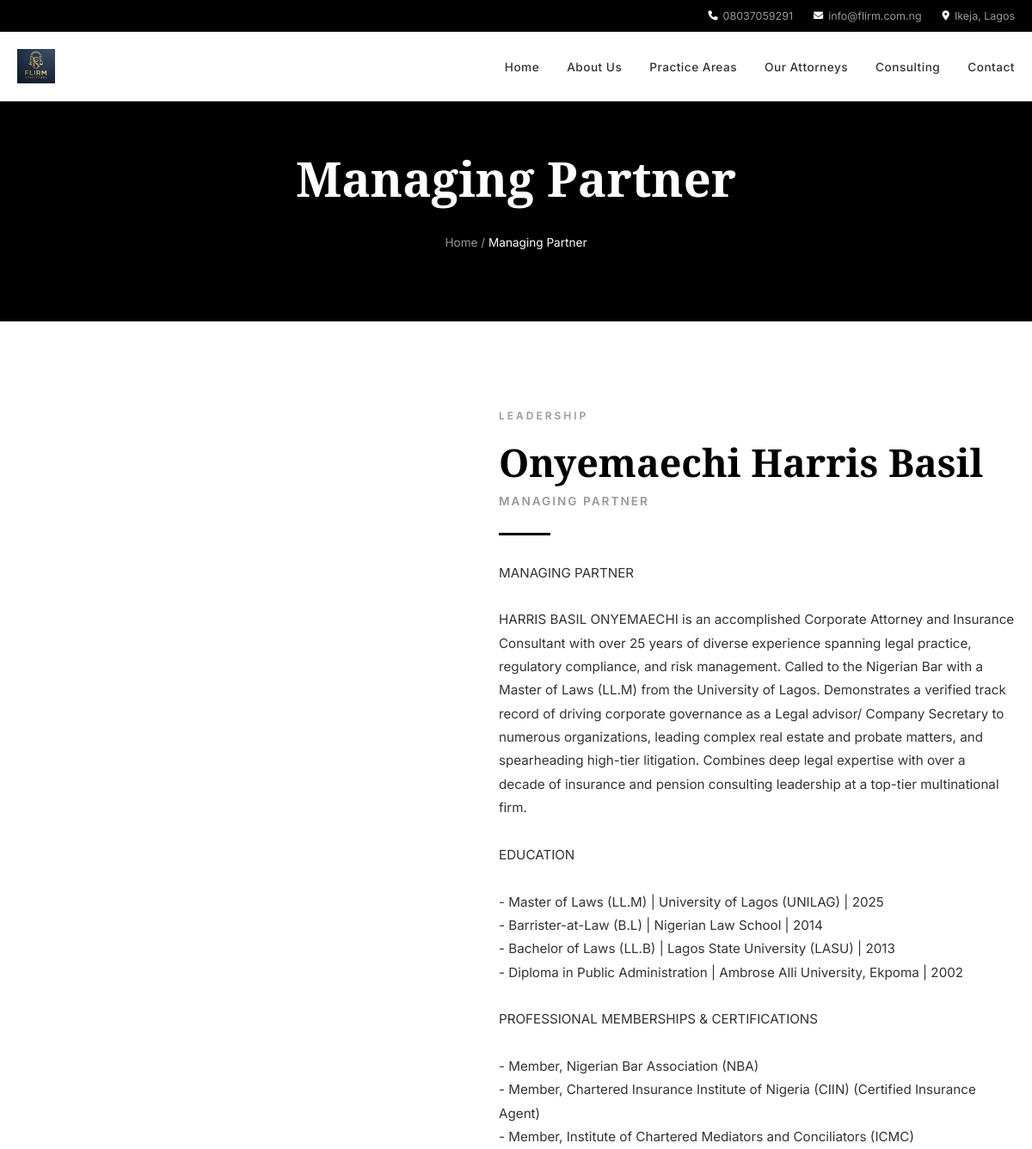
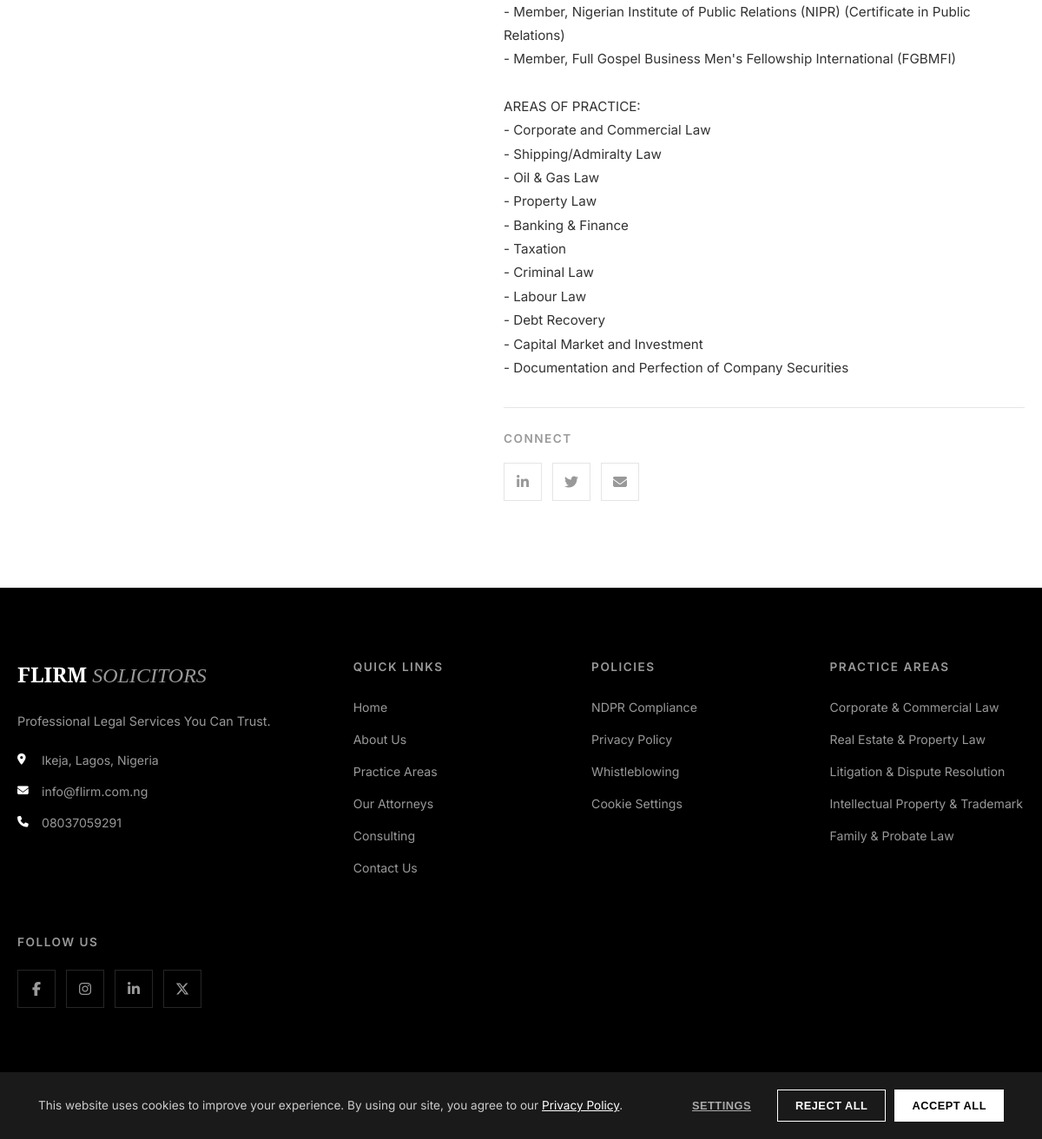
/managing-partner.php, run on the app's committed database (2 pictures, top to bottom).
### tables this page shows
CREATE TABLE site_settings (
    id INT PRIMARY KEY AUTO_INCREMENT,
    site_name VARCHAR(255) NOT NULL DEFAULT 'FLIRM SOLICITORS',
    site_tagline VARCHAR(255) DEFAULT 'Professional Legal Services Rooted in Integrity, Excellence & Results',
    site_description TEXT,
    logo_url VARCHAR(255) DEFAULT 'assets/images/logo.png',
    favicon_url VARCHAR(255) DEFAULT 'assets/images/favicon.ico',
    footer_text TEXT,
    copyright_text VARCHAR(255) DEFAULT '© 2026 FLIRM SOLICITORS. All Rights Reserved.',
    smtp_host VARCHAR(255) DEFAULT NULL,
    smtp_port VARCHAR(10) DEFAULT NULL,
    smtp_username VARCHAR(255) DEFAULT NULL,
    smtp_password VARCHAR(255) DEFAULT NULL,
    smtp_from_email VARCHAR(255) DEFAULT NULL,
    smtp_from_name VARCHAR(255) DEFAULT NULL,
    updated_at TIMESTAMP DEFAULT CURRENT_TIMESTAMP ON UPDATE CURRENT_TIMESTAMP
);

CREATE TABLE managing_partner (
    id INT PRIMARY KEY AUTO_INCREMENT,
    name VARCHAR(255) NOT NULL DEFAULT 'Onyemaechi Harris Basil',
    title VARCHAR(255) DEFAULT 'Managing Partner',
    bio TEXT NOT NULL,
    image_url VARCHAR(255),
    is_active TINYINT(1) DEFAULT 1,
    updated_at TIMESTAMP DEFAULT CURRENT_TIMESTAMP ON UPDATE CURRENT_TIMESTAMP
);

CREATE TABLE footer_content (
    id INT PRIMARY KEY AUTO_INCREMENT,
    about_text TEXT,
    address VARCHAR(255) DEFAULT 'Ikeja, Lagos, Nigeria',
    email VARCHAR(100) DEFAULT 'info@flirm.com.ng',
    phone VARCHAR(50) DEFAULT '08037059291',
    copyright_text VARCHAR(255) DEFAULT '© 2026 FLIRM SOLICITORS. All Rights Reserved.',
    updated_at TIMESTAMP DEFAULT CURRENT_TIMESTAMP ON UPDATE CURRENT_TIMESTAMP
);

CREATE TABLE practice_areas (
    id INT PRIMARY KEY AUTO_INCREMENT,
    title VARCHAR(255) NOT NULL,
    short_description TEXT,
    services TEXT,
    icon_class VARCHAR(100) DEFAULT 'fa-gavel',
    display_order INT DEFAULT 0,
    is_active TINYINT(1) DEFAULT 1,
    created_at TIMESTAMP DEFAULT CURRENT_TIMESTAMP
);

CREATE TABLE social_media (
    id INT PRIMARY KEY AUTO_INCREMENT,
    platform VARCHAR(50) NOT NULL,
    url VARCHAR(255) NOT NULL,
    icon_class VARCHAR(100),
    display_order INT DEFAULT 0,
    is_active TINYINT(1) DEFAULT 1
);

### includes/db.php (called while the page is built, shortened)
<?php
class Database {
    private static $instance = null;
    private $conn;
    private function __construct() {
        try {
            $this->conn = new mysqli(DB_HOST, DB_USER, DB_PASS, DB_NAME);
            $this->conn->set_charset('utf8mb4');
        } catch (Throwable $e) {
            http_response_code(500);
            die('Database connection failed: ' . htmlspecialchars($e->getMessage()));
        }
    }
    public static function getInstance() {
        if (self::$instance === null) {
            self::$instance = new self();
        }
        return self::$instance;
    }
    public function query($sql) {
        return $this->conn->query($sql);
    }
    public function fetchAll($sql) {
        $result = $this->query($sql);
        $data = [];
        if ($result && $result->num_rows > 0) {
            while ($row = $result->fetch_assoc()) {
                $data[] = $row;
            }
        }
        return $data;
    }
    public function fetchOne($sql) {
        $result = $this->query($sql);
        if ($result && $result->num_rows > 0) {
            return $result->fetch_assoc();
        }
        return null;
    }
}

### includes/functions.php (called while the page is built, shortened)
<?php
require_once 'db.php';
function getSetting($key) {
    $db = Database::getInstance();
    $settings = $db->fetchOne("SELECT * FROM site_settings WHERE id = 1");
    return $settings[$key] ?? '';
}
function getPartner() {
    return Database::getInstance()->fetchOne("SELECT * FROM managing_partner WHERE is_active = 1 LIMIT 1");
}
function getPracticeAreas() {
    return Database::getInstance()->fetchAll("SELECT * FROM practice_areas WHERE is_active = 1 ORDER BY display_order ASC");
}
function getSocialMedia() {
    return Database::getInstance()->fetchAll("SELECT * FROM social_media WHERE is_active = 1 ORDER BY display_order ASC");
}
function getFooterContent() {
    return Database::getInstance()->fetchOne("SELECT * FROM footer_content WHERE id = 1");
}
function imgExists($path) {
    return !empty($path) && file_exists(ROOT_PATH . $path);
}
        ?><img src="<?= SITE_URL . htmlspecialchars($path) ?>" alt="<?= htmlspecialchars($alt) ?>" style="<?= $style ?>"><?php

### managing-partner.php (the view, shortened to what this page needs)
<?php require_once 'includes/header.php'; ?>
<?php $partner = getPartner(); ?>
<section class="page-hero">
    <div class="container">
        <h1>Managing Partner</h1>
        <p class="breadcrumb"><a href="<?= SITE_URL ?>">Home</a> / <span>Managing Partner</span></p>
    </div>
</section>
<section class="section section-white">
    <div class="container">
        <div class="partner-grid">
            <div class="partner-info animate-on-scroll">
                <span class="section-tag">Leadership</span>
                <h2><?= htmlspecialchars($partner['name'] ?? 'Onyemaechi Harris Basil') ?></h2>
                <div class="partner-role"><?= htmlspecialchars($partner['title'] ?? 'Managing Partner') ?></div>
                <div class="title-line"></div>
                <div class="partner-bio"><?= nl2br(htmlspecialchars($partner['bio'] ?? '')) ?></div>
                <div style="margin-top:32px; padding-top:24px; border-top:1px solid var(--light-gray);">
                    <h4 style="font-size:0.85rem; font-weight:600; letter-spacing:1.5px; text-transform:uppercase; color:#999; margin-bottom:16px;">Connect</h4>
                    <div style="display:flex; gap:12px;">
                        <a href="#" class="social-icon" style="border-color:var(--light-gray); color:var(--medium-gray);"><i class="fab fa-linkedin-in"></i></a>
                        <a href="#" class="social-icon" style="border-color:var(--light-gray); color:var(--medium-gray);"><i class="fab fa-twitter"></i></a>
                        <a href="#" class="social-icon" style="border-color:var(--light-gray); color:var(--medium-gray);"><i class="fas fa-envelope"></i></a>
                    </div>
                </div>
            </div>
        </div>
    </div>
</section>
<?php require_once 'includes/footer.php'; ?>

### includes/header.php (shortened to what this page needs)
<?php
require_once 'includes/functions.php';
$current_page = basename($_SERVER['PHP_SELF'], '.php');
?>
<!DOCTYPE html>
<html lang="en">
<head>
    <link rel="stylesheet" href="https://cdnjs.cloudflare.com/ajax/libs/font-awesome/6.5.1/css/all.min.css">
    <link rel="stylesheet" href="<?= ASSETS_URL ?>css/style.css">
</head>
<body>
    <header class="site-header" id="siteHeader">
        <div class="header-top">
            <div class="container header-top-inner">
                <span class="header-contact"><i class="fas fa-phone"></i> 08037059291</span>
                <span class="header-contact"><i class="fas fa-envelope"></i> info@flirm.com.ng</span>
                <span class="header-contact"><i class="fas fa-map-marker-alt"></i> Ikeja, Lagos</span>
            </div>
        </div>
        <div class="header-main">
            <div class="container header-main-inner">
                <a href="<?= SITE_URL ?>" class="site-logo">
                    <?php $logo_url = getSetting('logo_url'); if (imgExists($logo_url)): ?>
                    <img src="<?= SITE_URL . htmlspecialchars($logo_url) ?>" alt="FLIRM SOLICITORS" style="height:40px;width:auto;">
                    <?php else: ?>
                    FLIRM <span>SOLICITORS</span>
                    <?php endif; ?>
                </a>
                <nav class="main-nav" id="mainNav">
                    <ul>
                        <li><a href="<?= SITE_URL ?>" class="<?= $current_page == 'index' ? 'active' : '' ?>">Home</a></li>
                        <li><a href="<?= SITE_URL ?>about.php" class="<?= $current_page == 'about' ? 'active' : '' ?>">About Us</a></li>
                        <li><a href="<?= SITE_URL ?>practice-areas.php" class="<?= $current_page == 'practice-areas' ? 'active' : '' ?>">Practice Areas</a></li>
                        <li><a href="<?= SITE_URL ?>attorneys.php" class="<?= $current_page == 'attorneys' ? 'active' : '' ?>">Our Attorneys</a></li>
                        <li><a href="<?= SITE_URL ?>consulting.php" class="<?= $current_page == 'consulting' ? 'active' : '' ?>">Consulting</a></li>
                        <li><a href="<?= SITE_URL ?>contact.php" class="<?= $current_page == 'contact' ? 'active' : '' ?>">Contact</a></li>
                    </ul>
                </nav>
            </div>
        </div>
    </header>

### includes/footer.php (shortened to what this page needs)
<?php
$footer = getFooterContent();
$socials = getSocialMedia();
?>
    <footer class="site-footer">
        <div class="container">
            <div class="footer-grid">
                <div class="footer-col footer-brand">
                    <h3>FLIRM <span>SOLICITORS</span></h3>
                    <p><?= htmlspecialchars($footer['about_text'] ?? 'Professional Legal Services You Can Trust.') ?></p>
                    <div class="footer-contact-list">
                        <div class="footer-contact-item">
                            <i class="fas fa-map-marker-alt"></i>
                            <span><?= htmlspecialchars($footer['address'] ?? '') ?></span>
                        </div>
                        <div class="footer-contact-item">
                            <i class="fas fa-envelope"></i>
                            <span><?= htmlspecialchars($footer['email'] ?? '') ?></span>
                        </div>
                        <div class="footer-contact-item">
                            <i class="fas fa-phone"></i>
                            <span><?= htmlspecialchars($footer['phone'] ?? '') ?></span>
                        </div>
                    </div>
                </div>
                <div class="footer-col">
                    <h4>Quick Links</h4>
                    <ul class="footer-links">
                        <li><a href="<?= SITE_URL ?>">Home</a></li>
                        <li><a href="<?= SITE_URL ?>about.php">About Us</a></li>
                        <li><a href="<?= SITE_URL ?>practice-areas.php">Practice Areas</a></li>
                        <li><a href="<?= SITE_URL ?>attorneys.php">Our Attorneys</a></li>
                        <li><a href="<?= SITE_URL ?>consulting.php">Consulting</a></li>
                        <li><a href="<?= SITE_URL ?>contact.php">Contact Us</a></li>
                    </ul>
                </div>
                <div class="footer-col">
                    <h4>Policies</h4>
                    <ul class="footer-links">
                        <li><a href="<?= SITE_URL ?>ndpr-compliance.php">NDPR Compliance</a></li>
                        <li><a href="<?= SITE_URL ?>privacy-policy.php">Privacy Policy</a></li>
                        <li><a href="<?= SITE_URL ?>whistleblowing.php">Whistleblowing</a></li>
                        <li><a href="#" onclick="event.preventDefault();cookieShowSettings();">Cookie Settings</a></li>
                    </ul>
                </div>
                <div class="footer-col">
                    <h4>Practice Areas</h4>
                    <ul class="footer-links">
<?php
$areas = getPracticeAreas();
foreach (array_slice($areas, 0, 5) as $area):
?>
                        <li><a href="<?= SITE_URL ?>practice-areas.php#area-<?= $area['id'] ?>"><?= htmlspecialchars($area['title']) ?></a></li>
<?php endforeach; ?>
                    </ul>
                </div>
                <div class="footer-col">
                    <h4>Follow Us</h4>
                    <div class="footer-social">
<?php foreach ($socials as $social): ?>
                        <a href="<?= htmlspecialchars($social['url']) ?>" class="social-icon" target="_blank" rel="noopener" aria-label="<?= htmlspecialchars($social['platform']) ?>">
                            <i class="fab <?= htmlspecialchars($social['icon_class']) ?>"></i>
                        </a>
<?php endforeach; ?>
                    </div>
                </div>
            </div>
        </div>
        <div class="footer-bottom">
            <div class="container">
                <p><?= htmlspecialchars($footer['copyright_text'] ?? '© 2026 FLIRM SOLICITORS. All Rights Reserved.') ?></p>
            </div>
        </div>
    </footer>
    <div id="cookieBanner" class="cookie-banner">
        <div class="container">
            <p>This website uses cookies to improve your experience. By using our site, you agree to our <a href="<?= SITE_URL ?>privacy-policy.php">Privacy Policy</a>.</p>
            <div class="cookie-actions">
                <button class="cookie-btn cookie-btn-link" onclick="cookieShowSettings()">Settings</button>
                <button class="cookie-btn cookie-btn-secondary" onclick="cookieAcceptNecessary()">Reject All</button>
                <button class="cookie-btn cookie-btn-primary" onclick="cookieAcceptAll()">Accept All</button>
            </div>
        </div>
    </div>
</body>
</html>

### data on the page
site_settings: logo_url (picture)
managing_partner: name "Onyemaechi Harris Basil", title "MANAGING PARTNER", bio "MANAGING PARTNER HARRIS BASIL ONYEMAECHI is an accomplished Corporate Attorney and Insurance Consultant with over 25 years of diverse experience spanning legal practice, regulatory compliance, and risk management. Called to the Nigerian Bar with a Master of Laws (LL.M) from the University of Lagos. Demonstrates a verified track record of driving corporate governance as a Legal advisor/ Company Secretary to numerous organizations, leading complex real estate and probate matters, and spearheading high-tier litigation. Combines deep legal expertise with over a decade of insurance and pension consulting leadership at a top-tier multinational firm. EDUCATION - Master of Laws (LL.M) | University…"
footer_content: about_text "Professional Legal Services You Can Trust.", address "Ikeja, Lagos, Nigeria", email "info@flirm.com.ng", phone "08037059291"
practice_areas: title "Corporate & Commercial Law"
practice_areas: title "Real Estate & Property Law"
practice_areas: title "Litigation & Dispute Resolution"
practice_areas: title "Intellectual Property & Trademark"
practice_areas: title "Family & Probate Law"
